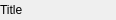
<?xml version="1.0" encoding="UTF-8"?>
<ui version="4.0">
 <class>UI::AccordionTitleContainer</class>
 <widget class="QWidget" name="UI::AccordionTitleContainer">
  <property name="geometry">
   <rect>
    <x>0</x>
    <y>0</y>
    <width>116</width>
    <height>20</height>
   </rect>
  </property>
  <property name="windowTitle">
   <string>UI::AccordionTitleContainer</string>
  </property>
  <layout class="QHBoxLayout" name="horizontalLayout">
   <property name="spacing">
    <number>0</number>
   </property>
   <property name="leftMargin">
    <number>0</number>
   </property>
   <property name="topMargin">
    <number>0</number>
   </property>
   <property name="rightMargin">
    <number>0</number>
   </property>
   <property name="bottomMargin">
    <number>0</number>
   </property>
   <item>
    <widget class="QLabel" name="title">
     <property name="text">
      <string>Title</string>
     </property>
    </widget>
   </item>
   <item>
    <spacer name="horizontalSpacer">
     <property name="orientation">
      <enum>Qt::Horizontal</enum>
     </property>
     <property name="sizeHint" stdset="0">
      <size>
       <width>40</width>
       <height>20</height>
      </size>
     </property>
    </spacer>
   </item>
   <item>
    <widget class="QWidget" name="tools" native="true">
     <layout class="QHBoxLayout" name="toolsLayout">
      <property name="spacing">
       <number>0</number>
      </property>
     </layout>
    </widget>
   </item>
  </layout>
 </widget>
 <resources/>
 <connections/>
</ui>
